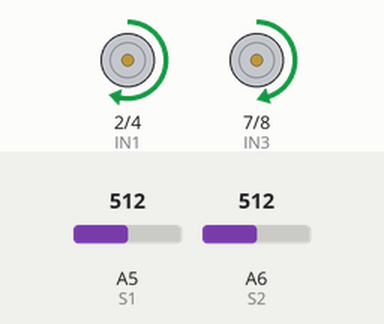
This sketch was run on a simulated Arduino Nano, built with avr-gcc and run on an emulated ATmega328P. On the bench: motor-driver pin pairs drawn as motors (green arrow = first pin HIGH = forward, orange = second pin HIGH = backward, longer = more drive, scaled by the enable pin). The inputs (shaded band) are chosen by the test bench; at power-on: A5 (S1) = 512, A6 (S2) = 512.

Above: at 4.2 s.
4.3 s: A5 (S1) set to 122
At 4.7 s:
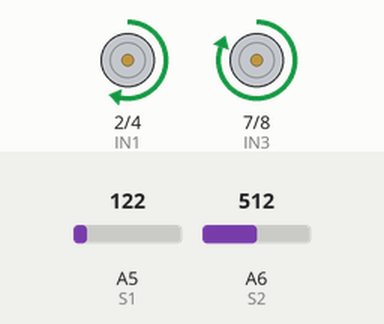
5.8 s: A6 (S2) set to 174
7.3 s: A6 (S2) set to 166
At 8.1 s:
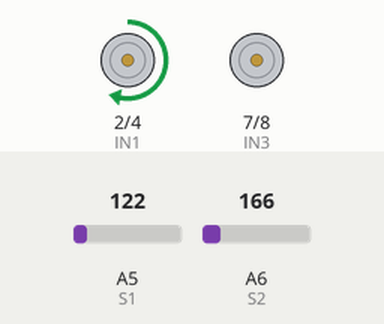
8.8 s: A5 (S1) set to 306
At 9.2 s:
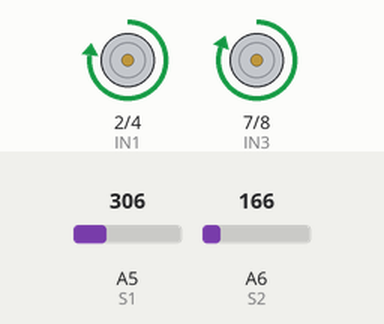
10.3 s: A6 (S2) set to 122
At 11.5 s:
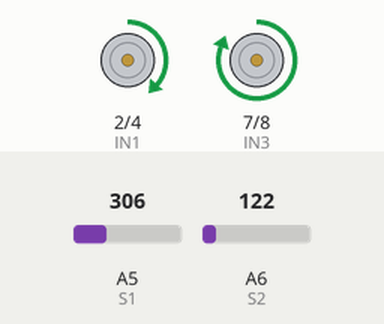
11.8 s: A6 (S2) set to 0
At 12.6 s:
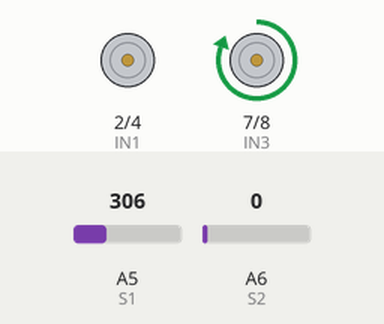
Timing chart, 0 to 14.3 s (numbered marks = the images above; inputs shaded):
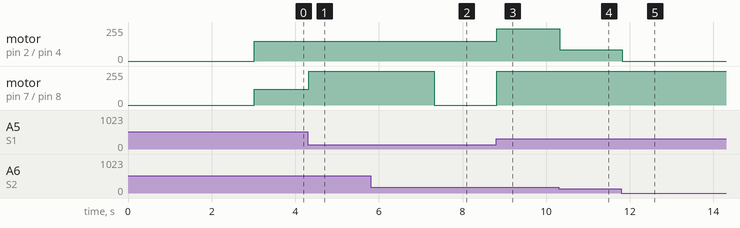

The sketch:

version_0.1.ino
```cpp
//-------------------------------------- IMACHE 2021 ROBOT ----------------------------------------
//motors_left                                     // 2x Micro Metal Gearmotor 50:1 (L298N)
#define IN1 2
#define IN2 4
#define ENL 3                                     // PWM control pin for right motors

//motors_right                                    // 2x Micro Metal Gearmotor 50:1 (L298N)
#define IN3 7
#define IN4 8
#define ENR 9                                     // PWM control pin for right motors

//sensors_distance
const int S1 = A5;                                     // Left Sharp IR GP2Y0A60SZLF (10-150cm, analog)
const int S2 = A6;                                     // Right Sharp IR GP2Y0A60SZLF (10-150cm, analog)

//sensor_colour
#define SC A7                                     // QTR-1A Reflectance Sensor (analog)

// Create variable to store the distance:


//------------------------------------------ SETUP CODE -------------------------------------------
void setup()
{                                                 // pinMode for all input/output devices
  Serial.begin(9600);
  pinMode (IN1, OUTPUT);
  pinMode (IN2, OUTPUT);
  pinMode (IN3, OUTPUT);
  pinMode (IN4, OUTPUT);
  pinMode (ENL, OUTPUT);
  pinMode (ENR, OUTPUT);
  pinMode (S1, INPUT);
  pinMode (S2, INPUT);
  pinMode (SC, INPUT);
  delay(3000);                                    // Delay before starting the main code for end-user ease of use
}

//------------------------------------------- MAIN CODE -------------------------------------------
void loop()
{
  double sensorLeft = 187754 * pow(analogRead(S1), -1.49);
  double sensorRight = 187754 * pow(analogRead(S2), -1.51);
  double difference = sensorLeft - sensorRight;
  delay(15);

  if (difference > 0)
  {
  forward(150,125 - difference*2);
  }
  else if (difference < 0)
  {
   forward(150 - difference*2,125);
  }
  else if (difference == 0)
  {
   forward(150,125);
  }

}

//--------------------------------------- FORWARD FUCNTION -----------------------------------------
void forward(int user_speed_left, int user_speed_right)
{
  //Forward motors_left
  digitalWrite(IN1, HIGH);
  digitalWrite(IN2, LOW);
  analogWrite(ENL, user_speed_left);

  //Forward motors_right
  digitalWrite(IN3, HIGH);
  digitalWrite(IN4, LOW);
  analogWrite(ENR, user_speed_right);
}

//-------------------------------------- BACKWARDS FUNCTION ---------------------------------------
void backwards(int user_speed_left, int user_speed_right)
{
  //Bacxkwards motors_left
  digitalWrite(IN1, LOW);
  digitalWrite(IN2, HIGH);
  analogWrite(ENL, user_speed_left);

  //Backwards motors_right
  digitalWrite(IN3, LOW);
  digitalWrite(IN4, HIGH);
  analogWrite(ENR, user_speed_right);
}

//----------------------------------------- STOP FUNCTION ---------------------------------------
void stop_robot()
{
  //Bacxkwards motors_left
  digitalWrite(IN1, LOW);
  digitalWrite(IN2, LOW);
  analogWrite(ENL, 0);

  //Backwards motors_right
  digitalWrite(IN3, LOW);
  digitalWrite(IN4, LOW);
  analogWrite(ENR, 0);
}
```

Measured:
- the behaviour switches between 167 and 166 on A6 (S2) (found by bisection; images 1 and 2)
- after the input at 4.3 s, motor on pin 7 (IN3) / pin 8 (IN4): forward 120/255 → forward 255/255 at once
- after the input at 5.8 s, every drawn part: stays the same
- after the input at 7.3 s, motor on pin 7 (IN3) / pin 8 (IN4): forward 255/255 → stopped at once
- after the input at 8.8 s, motor on pin 2 (IN1) / pin 4 (IN2): forward 150/255 → forward 242/255 at once; motor on pin 7 (IN3) / pin 8 (IN4): stopped → forward 255/255 at once
- after the input at 10.3 s, motor on pin 2 (IN1) / pin 4 (IN2): forward 242/255 → forward 85/255 at once
- after the input at 11.8 s, motor on pin 2 (IN1) / pin 4 (IN2): forward 85/255 → stopped at once
